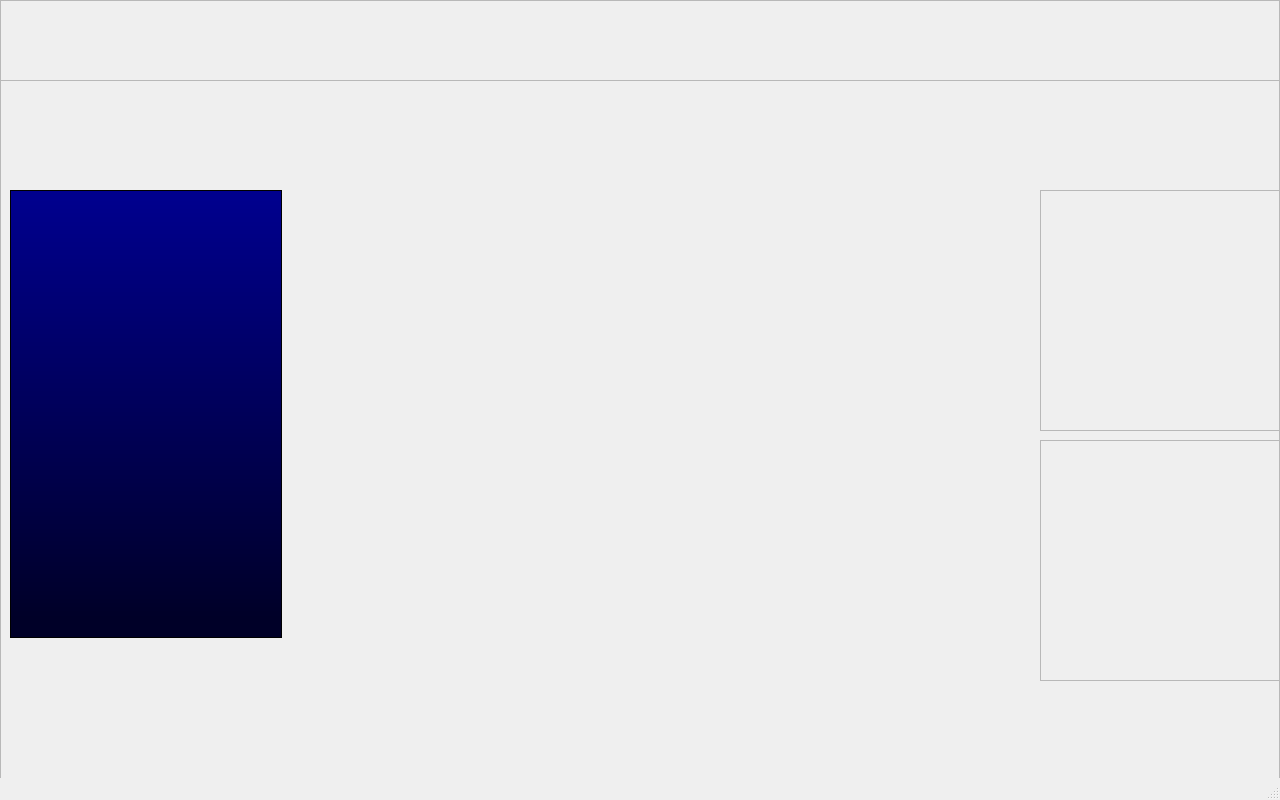
<?xml version="1.0" encoding="UTF-8"?>
<ui version="4.0">
 <class>MainWindow</class>
 <widget class="QMainWindow" name="MainWindow">
  <property name="geometry">
   <rect>
    <x>0</x>
    <y>0</y>
    <width>1280</width>
    <height>800</height>
   </rect>
  </property>
  <property name="windowTitle">
   <string>MainWindow</string>
  </property>
  <property name="styleSheet">
   <string notr="true">background-image: url(:/backgroundImage/CockpitBackground.png);</string>
  </property>
  <widget class="QWidget" name="centralwidget">
   <widget class="QFrame" name="frameWindow">
    <property name="geometry">
     <rect>
      <x>0</x>
      <y>0</y>
      <width>1280</width>
      <height>800</height>
     </rect>
    </property>
    <property name="autoFillBackground">
     <bool>false</bool>
    </property>
    <property name="styleSheet">
     <string notr="true"/>
    </property>
    <property name="frameShape">
     <enum>QFrame::StyledPanel</enum>
    </property>
    <property name="frameShadow">
     <enum>QFrame::Raised</enum>
    </property>
    <widget class="QFrame" name="frameEscala">
     <property name="geometry">
      <rect>
       <x>0</x>
       <y>0</y>
       <width>1281</width>
       <height>81</height>
      </rect>
     </property>
     <property name="frameShape">
      <enum>QFrame::StyledPanel</enum>
     </property>
     <property name="frameShadow">
      <enum>QFrame::Raised</enum>
     </property>
     <layout class="QVBoxLayout" name="verticalLayout">
      <property name="spacing">
       <number>0</number>
      </property>
      <property name="margin">
       <number>0</number>
      </property>
      <item>
       <widget class="EscaleGrid" name="escalegrid" native="true"/>
      </item>
     </layout>
    </widget>
    <widget class="QFrame" name="frameHealth">
     <property name="geometry">
      <rect>
       <x>10</x>
       <y>190</y>
       <width>272</width>
       <height>448</height>
      </rect>
     </property>
     <property name="styleSheet">
      <string notr="true">background-color: qlineargradient(spread:pad, x1:0.5, y1:1, x2:0.5, y2:0.017, stop:0.0451977 rgba(0, 0, 40, 255), stop:1 rgba(0, 0, 141, 255));</string>
     </property>
     <property name="frameShape">
      <enum>QFrame::StyledPanel</enum>
     </property>
     <property name="frameShadow">
      <enum>QFrame::Raised</enum>
     </property>
     <layout class="QVBoxLayout" name="verticalLayout_2">
      <property name="margin">
       <number>0</number>
      </property>
      <item>
       <widget class="HealthWidget" name="healthWidget" native="true">
        <layout class="QVBoxLayout" name="verticalLayout_3"/>
       </widget>
      </item>
     </layout>
    </widget>
    <widget class="QFrame" name="frameBussola">
     <property name="geometry">
      <rect>
       <x>1040</x>
       <y>190</y>
       <width>241</width>
       <height>241</height>
      </rect>
     </property>
     <property name="frameShape">
      <enum>QFrame::StyledPanel</enum>
     </property>
     <property name="frameShadow">
      <enum>QFrame::Raised</enum>
     </property>
     <layout class="QVBoxLayout" name="verticalLayout_4">
      <property name="spacing">
       <number>0</number>
      </property>
      <property name="margin">
       <number>0</number>
      </property>
      <item>
       <widget class="WidgetBussola" name="widgetBussola" native="true"/>
      </item>
     </layout>
    </widget>
    <widget class="QFrame" name="frameHorizonte">
     <property name="geometry">
      <rect>
       <x>1040</x>
       <y>440</y>
       <width>241</width>
       <height>241</height>
      </rect>
     </property>
     <property name="frameShape">
      <enum>QFrame::StyledPanel</enum>
     </property>
     <property name="frameShadow">
      <enum>QFrame::Raised</enum>
     </property>
     <layout class="QVBoxLayout" name="verticalLayout_5">
      <property name="spacing">
       <number>0</number>
      </property>
      <property name="margin">
       <number>0</number>
      </property>
      <item>
       <widget class="HorizonArtifictialWidget" name="widgetHorizonte" native="true"/>
      </item>
     </layout>
    </widget>
    <zorder>frameEscala</zorder>
    <zorder>frameBussola</zorder>
    <zorder>frameHorizonte</zorder>
    <zorder>frameHealth</zorder>
   </widget>
  </widget>
  <widget class="QMenuBar" name="menubar">
   <property name="geometry">
    <rect>
     <x>0</x>
     <y>0</y>
     <width>1280</width>
     <height>21</height>
    </rect>
   </property>
  </widget>
  <widget class="QStatusBar" name="statusbar"/>
 </widget>
 <customwidgets>
  <customwidget>
   <class>EscaleGrid</class>
   <extends>QWidget</extends>
   <header>escalegrid.h</header>
   <container>1</container>
  </customwidget>
  <customwidget>
   <class>HealthWidget</class>
   <extends>QWidget</extends>
   <header>healthWidget.h</header>
   <container>1</container>
  </customwidget>
  <customwidget>
   <class>HorizonArtifictialWidget</class>
   <extends>QWidget</extends>
   <header>horizonArtifictialWidget.h</header>
   <container>1</container>
  </customwidget>
  <customwidget>
   <class>WidgetBussola</class>
   <extends>QWidget</extends>
   <header>widgetBussola.h</header>
   <container>1</container>
  </customwidget>
 </customwidgets>
 <resources>
  <include location="MainWindowBackgroundImage.qrc"/>
 </resources>
 <connections/>
</ui>
